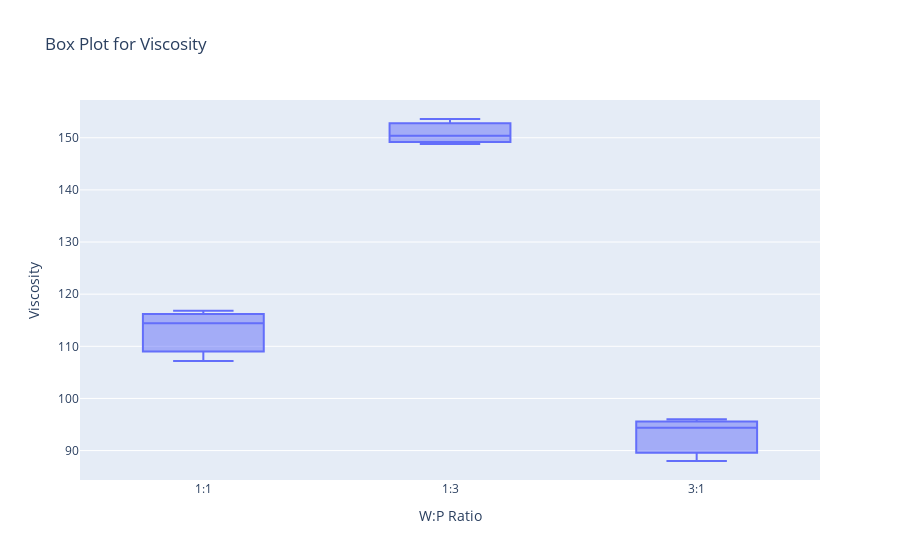

The notebook cell this image was saved under:
### Markdown cell above
# Viscosity

### Code cell
data = {
    'W:P': ['1:1', '1:3', '3:1', '1:1', '1:3', '3:1', '1:1', '1:3', '3:1'],
    'Viscosity': [114.4, 148.8, 96, 116.8, 153.6, 88, 107.2, 150.4, 94.4]
}

# 转换为 DataFrame
df = pd.DataFrame(data)

# 绘制箱线图
fig = px.box(df, x='W:P', y='Viscosity', title="Box Plot for Viscosity ",
             labels={'W:P': 'W:P Ratio', 'Viscosity': 'Viscosity'})

# 显示图表
fig.show()

### Figure 1 — Plotly figure (JSON) as saved in the notebook; plotly's stock layout.template omitted (floating-point values rounded to 4 significant figures)
{"data": [{"alignmentgroup": "True", "hovertemplate": "W:P Ratio=%{x}<br>Viscosity=%{y}<extra></extra>", "legendgroup": "", "marker": {"color": "#636efa"}, "name": "", "notched": false, "offsetgroup": "", "orientation": "v", "showlegend": false, "type": "box", "x": ["1:1", "1:3", "3:1", "1:1", "1:3", "3:1", "1:1", "1:3", "3:1"], "x0": " ", "xaxis": "x", "y": [114.4, 148.8, 96, 116.8, 153.6, 88, 107.2, 150.4, 94.4], "y0": " ", "yaxis": "y"}], "layout": {"boxmode": "group", "legend": {"tracegroupgap": 0}, "title": {"text": "Box Plot for Viscosity "}, "xaxis": {"anchor": "y", "domain": [0, 1], "title": {"text": "W:P Ratio"}}, "yaxis": {"anchor": "x", "domain": [0, 1], "title": {"text": "Viscosity"}}}}
